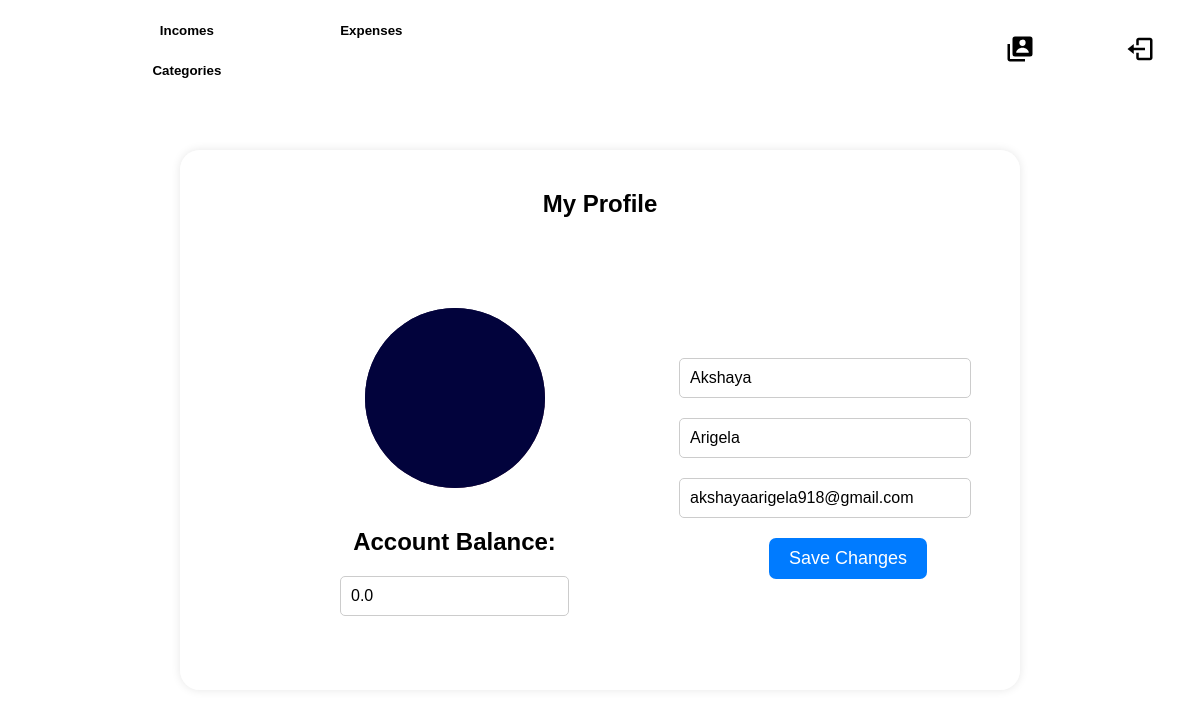
Page /profile (signed in) on the earlier database version.
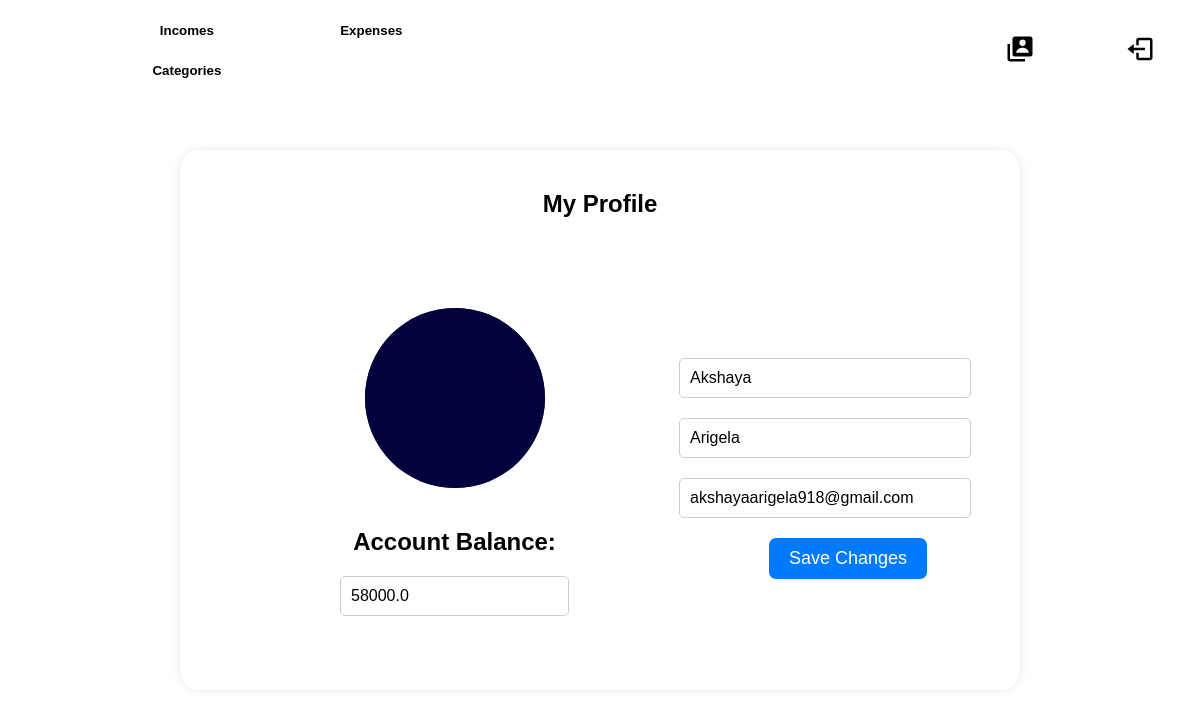
Same page on the later database version.
### FinTech/models.py (models this page shows, shortened)
class Account(models.Model):
    user = models.ForeignKey(User, related_name='user_Ac', on_delete=models.CASCADE)
    name = models.CharField(max_length=50)
    balance = models.FloatField(default=0)
    details = models.CharField(max_length=100)

### FinTech/views.py (the view)
# urls.py: path('profile',views.profile,name="profile"),
def profile(request):
    if request.user.is_authenticated:
        account = Account.objects.get(user=request.user)
        if request.method == "POST":
            request.user.first_name = request.POST['first_name']
            request.user.last_name = request.POST['last_name']
            request.user.email = request.POST['email']
            request.user.save()
            return redirect("/profile")
        return render(request, "profile.html", {"profile": request.user, "balance": account.balance})
    return redirect("/")

### templates/profile.html (shortened to what this page needs)
{% load static %}
<!DOCTYPE html>
<html lang="en">
<head>
    <link rel="stylesheet" href="{% static 'css/profile.css' %}" type="text/css" media="all" >
    <link rel="stylesheet" href="{% static 'css/nav.css' %}" type="text/css" media="all" >
</head>
<body>
<nav class="nav">
    <a href="/dashboard" id="logo"><h1>FinTech.</h1></a>
     <div class="nav-button">
         <button class="btn" id="Income" onclick="location.href='/incomes'">Incomes</button>
         <button class="btn" id="Expense" onclick="location.href='/expenses'">Expenses</button>
         <button class="btn" id="Setting" onclick="location.href='/settings'">Categories</button>
     </div>
     <div class="nav-logo">
         <button class="btn left" id="Profile" onclick="location.href='/profile'"><img/></button>
         <button class="btn left" id="Logout" onclick="location.href='/logout'"><img/></button>
     </div>
 </nav>
    <div class="container">
        <div class="top">
        <h2 id="setting-text" style="justify-content: center;">My Profile</h2>
        </div>
        <div class="btm">
        <div class="left-container">
            <div class="profile-photo">
                <img src="{% static 'img/dark-gradient.jpg' %}" alt="Profile Photo">
            </div>
            <H2 id="balance">Account Balance:</H1>
            <input type="text" class="accbal" readonly placeholder="Balance" value="{{balance}}">
        </div>
        <form action="/profile" method="post">
            <input type="text" class="input-field" name="first_name" placeholder="First Name" value="{{profile.first_name}}" >
            <input type="text" class="input-field" name="last_name" value="{{profile.last_name}}" placeholder="Last Name">
            <input type="email" class="input-field" name="email" value="{{profile.email}}" placeholder="Email" >
            <input type="submit" value="Save Changes" class="submit-button">
        </form>
        </div>
        </div>
</body>
</html>

### static/css/profile.css (style rules this page uses)
body { font-family: Arial, sans-serif; margin: 0; padding: 0; background: url(milky.jpg); }
.nav { display: flex; width: 100%; justify-content: center; align-items: center; margin-top: 10px; }
.nav-logo { display: flex; flex-direction: row; justify-content: center; align-items: center; color: #ffffff; margin-right: 0px; margin-left: 490px; }
#logo { text-decoration: none; color: #ffffff; }
.left { width: 130px; height: 40px; font-weight: 700; background: rgba(255, 255, 255, 0.4); border: none; border-radius: 30px; cursor: pointer; transition: .3s ease; margin: 0 25px; box-shadow: 0 0 5px rgb(255, 254, 254); }
.nav-button .btn { width: 130px; height: 40px; font-weight: 700; background: rgba(255, 255, 255, 0.4); border: none; border-radius: 30px; cursor: pointer; transition: .3s ease; margin: 0 25px; box-shadow: 0 0 5px rgb(255, 254, 254); }
#Logout { width: 70px; }
#Profile { width: 70px; }
body { font-family: Arial, sans-serif; margin: 0; padding: 0; }
.top { display: flex; flex-direction: row; }
.left-container { text-align: center; padding: 20px; display: flex; flex-direction: column; margin-top: 50px; }
.profile-photo { width: 100px; height: 100px; border-radius: 50%; overflow: hidden; margin-top: 200px; }
#setting-text { justify-content: center; }
.container { max-width: 800px; height: 500px;; margin: 0 auto; padding: 20px; background-color: #ffffffad; box-shadow: 0 0 10px rgba(0, 0, 0, 0.1); text-align: center; border-radius: 20px; margin-top: 60px; display: flex; flex-direction: row; }
.profile-photo { width: 180px; height: 180px; border-radius: 50%; margin: 0 auto; margin-bottom: 20px; background-image: url('dark-gradient.jpg'); background-size: cover; background-position: center; }
.container { display: flex; flex-direction: column; }
.top { display: flex; flex-direction: row; justify-content: center; }
.btm { display: flex; flex: row; margin-left: 120px; }
form { margin-top: 100px; margin-left: 0; }
.accbal { padding: 10px; border: 1px solid #ccc; border-radius: 5px; font-size: 16px; }
.input-field { display: block; width: 80%; padding: 10px; margin: 20px 0; margin-left: 100px; border: 1px solid #ccc; border-radius: 5px; margin-left: 90px ; font-size: 16px; }
.submit-button { padding: 10px 20px; background-color: #007bff; color: #fff; border: none; cursor: pointer; font-size: 18px; border-radius: 7px; margin-left: 180px; }

### static/css/nav.css (style rules this page uses)
body { font-family: Arial, sans-serif; margin: 0; padding: 0; background: url(milky.jpg); }
.nav { display: flex; width: 100%; justify-content: center; align-items: center; margin-top: 10px; }
.nav-logo { display: flex; flex-direction: row; justify-content: center; align-items: center; color: #ffffff; margin-right: 0px; margin-left: 490px; }
#logo { text-decoration: none; color: #ffffff; }
.left { width: 130px; height: 40px; font-weight: 700; background: rgba(255, 255, 255, 0.4); border: none; border-radius: 30px; cursor: pointer; transition: .3s ease; margin: 0 25px; box-shadow: 0 0 5px rgb(255, 254, 254); }
.nav-button .btn { width: 130px; height: 40px; font-weight: 700; background: rgba(255, 255, 255, 0.4); border: none; border-radius: 30px; cursor: pointer; transition: .3s ease; margin: 0 25px; box-shadow: 0 0 5px rgb(255, 254, 254); }
#Logout { width: 70px; }
#Profile { width: 70px; }

Differences in the rows shown:
changed Account: balance "0.0" → "58000.0"
